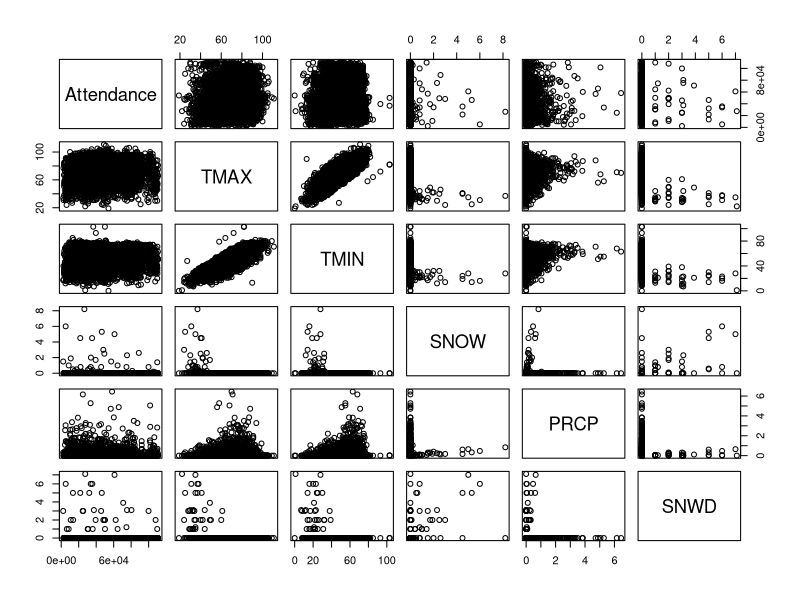
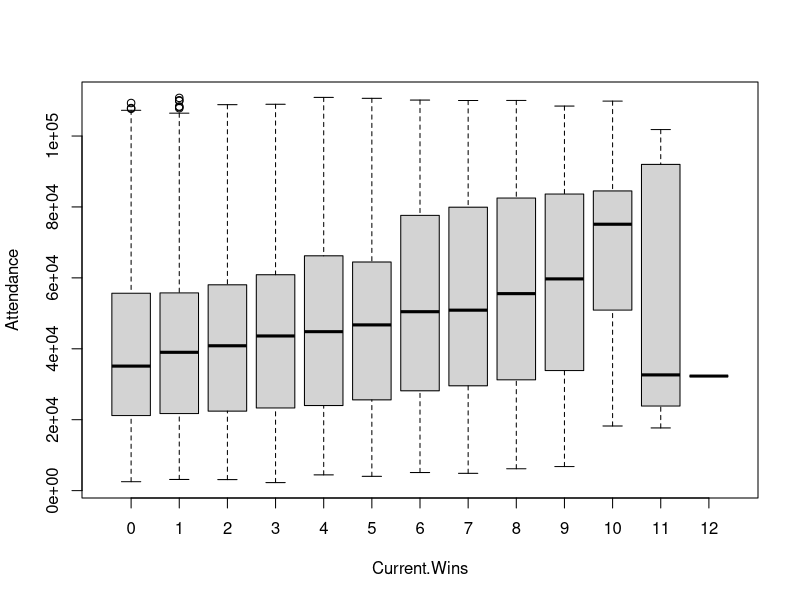
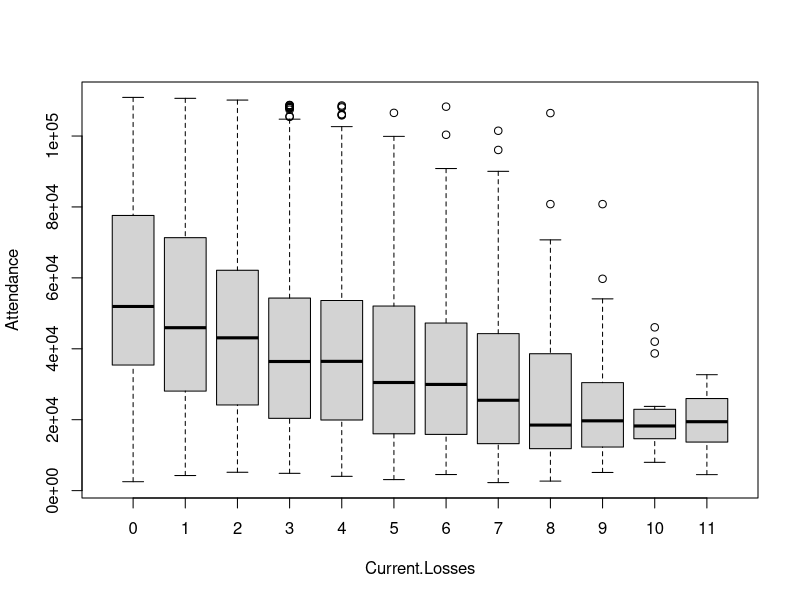
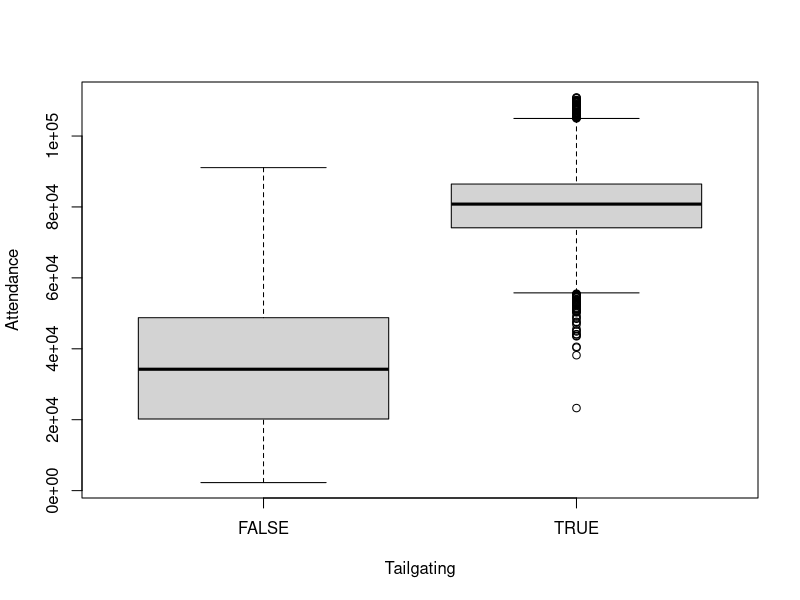
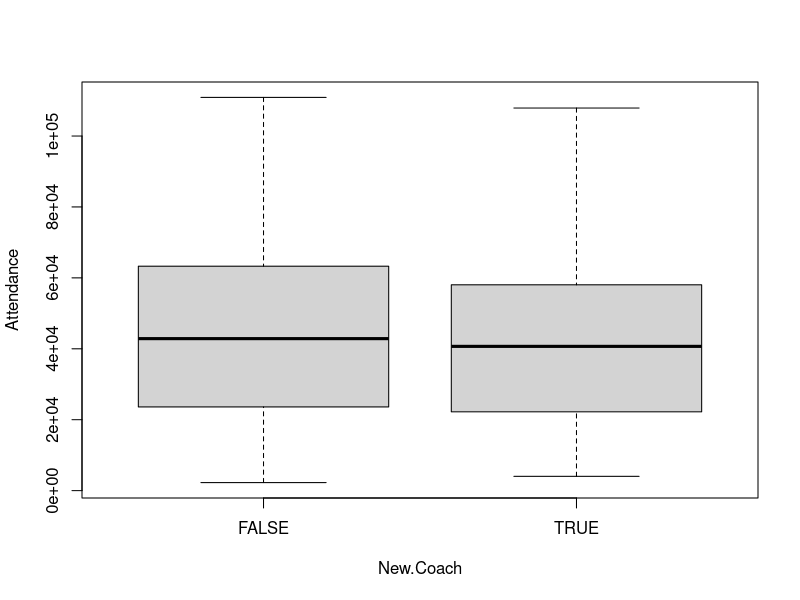
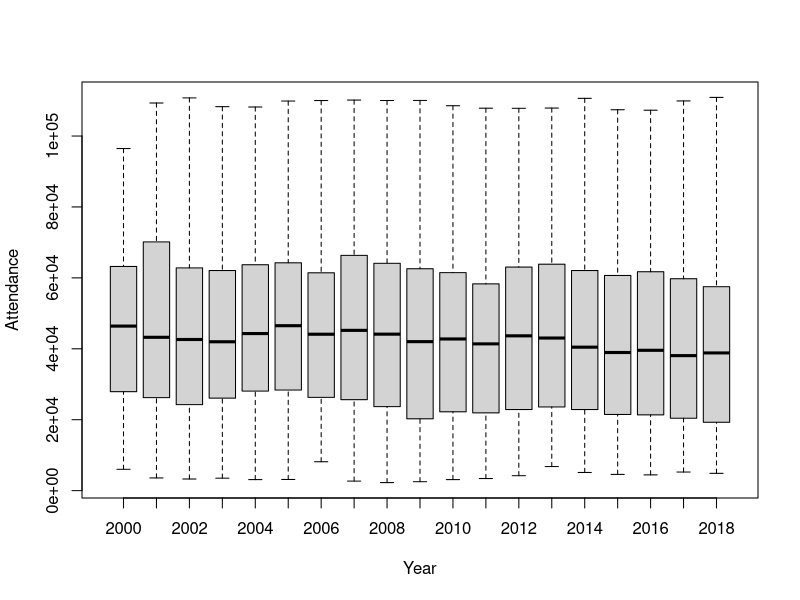
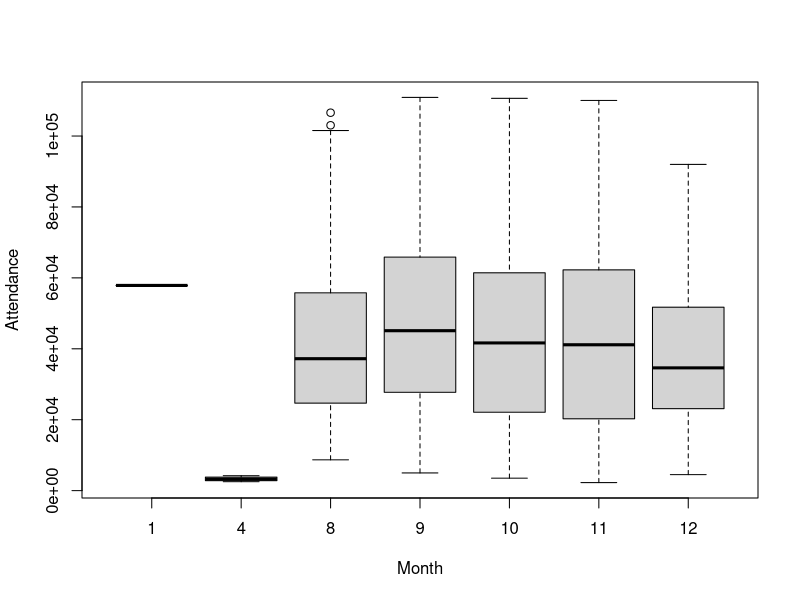
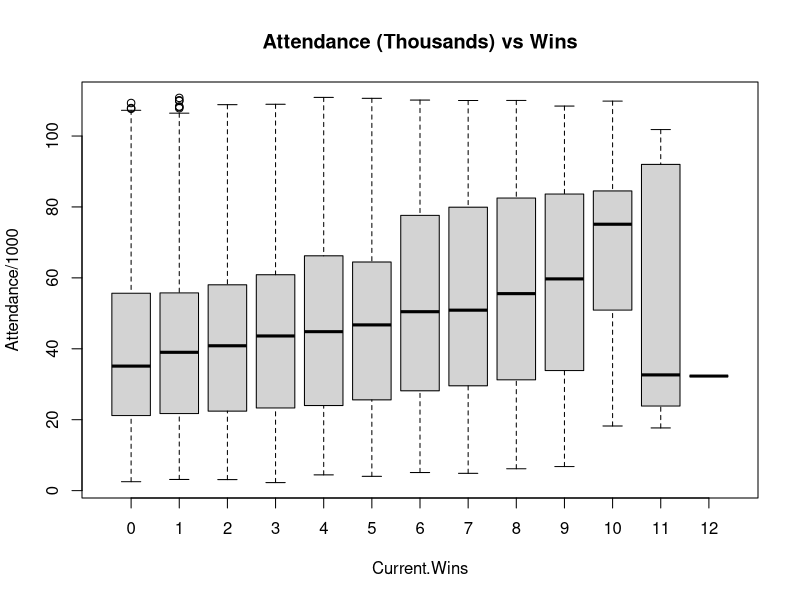

Write R code to recreate these figures, in order.
## ---- chunk 1
# General set-up for the report.
# I find this useful, but you may improve upon, ignore, or remove
#  (possibly at your own peril).
# Tasks accomplished:
# Don't print out code
# Save results so that code blocks aren't re-run unless code
# changes (cache), _or_ a relevant earlier code block changed (autodep),
# don't clutter R output with messages or warnings (message, warning)
library(MASS)
library(knitr)
library(tidyverse)
library(dplyr)
library(ggthemes)
library(gridExtra)
opts_chunk$set(echo=FALSE,
               cache=TRUE, autodep=TRUE,
               message=FALSE, warning=FALSE)
# Turn off meaningless clutter in summary() output
options(show.signif.stars=FALSE)
## ---- chunk 2
attendance.data = read.csv("CFBeattendance.csv")
## ---- chunk 3
pairs(Attendance~TMAX+TMIN+SNOW+PRCP+SNWD, data=attendance.data)#weather
## ---- chunk 4

boxplot(Attendance~Current.Wins,data=attendance.data) 
boxplot(Attendance~Current.Losses,data=attendance.data)
boxplot(Attendance~Tailgating,data=attendance.data)
boxplot(Attendance~New.Coach,data=attendance.data)
boxplot(Attendance~Year,data=attendance.data)
boxplot(Attendance~Month,data= attendance.data)

boxplot(Attendance/1000~Current.Wins,data=attendance.data,
        main = "Attendance (Thousands) vs Wins")
boxplot(Attendance/1000~Current.Losses,data=attendance.data,
        main = "Attendance (Thousands) vs Losses")
boxplot(Attendance/1000~Year, notch=FALSE, varwidth=FALSE, data=attendance.data,
        main = "Attendance (Thousands) vs Year")
